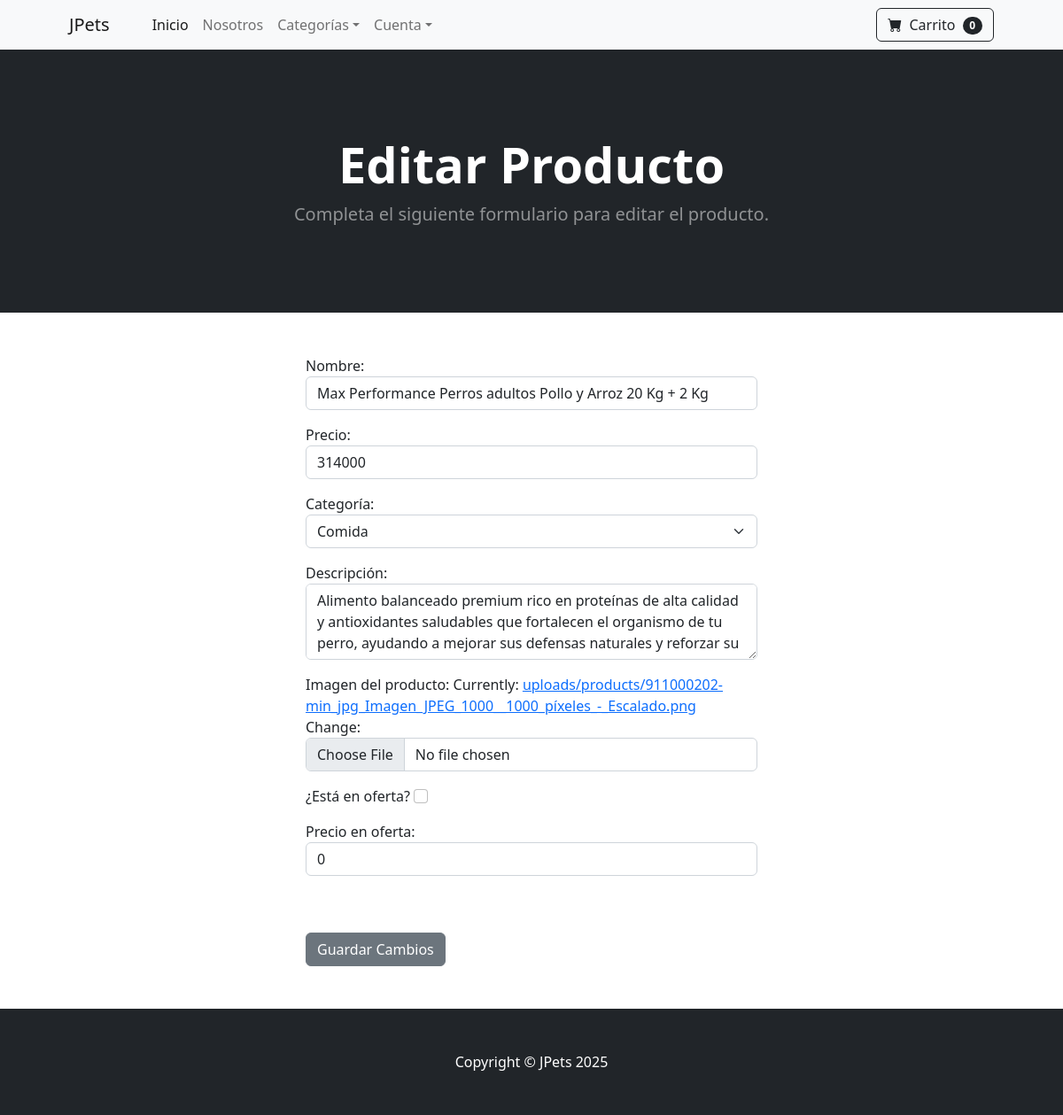
The app's page /edit_product/1/, older data.
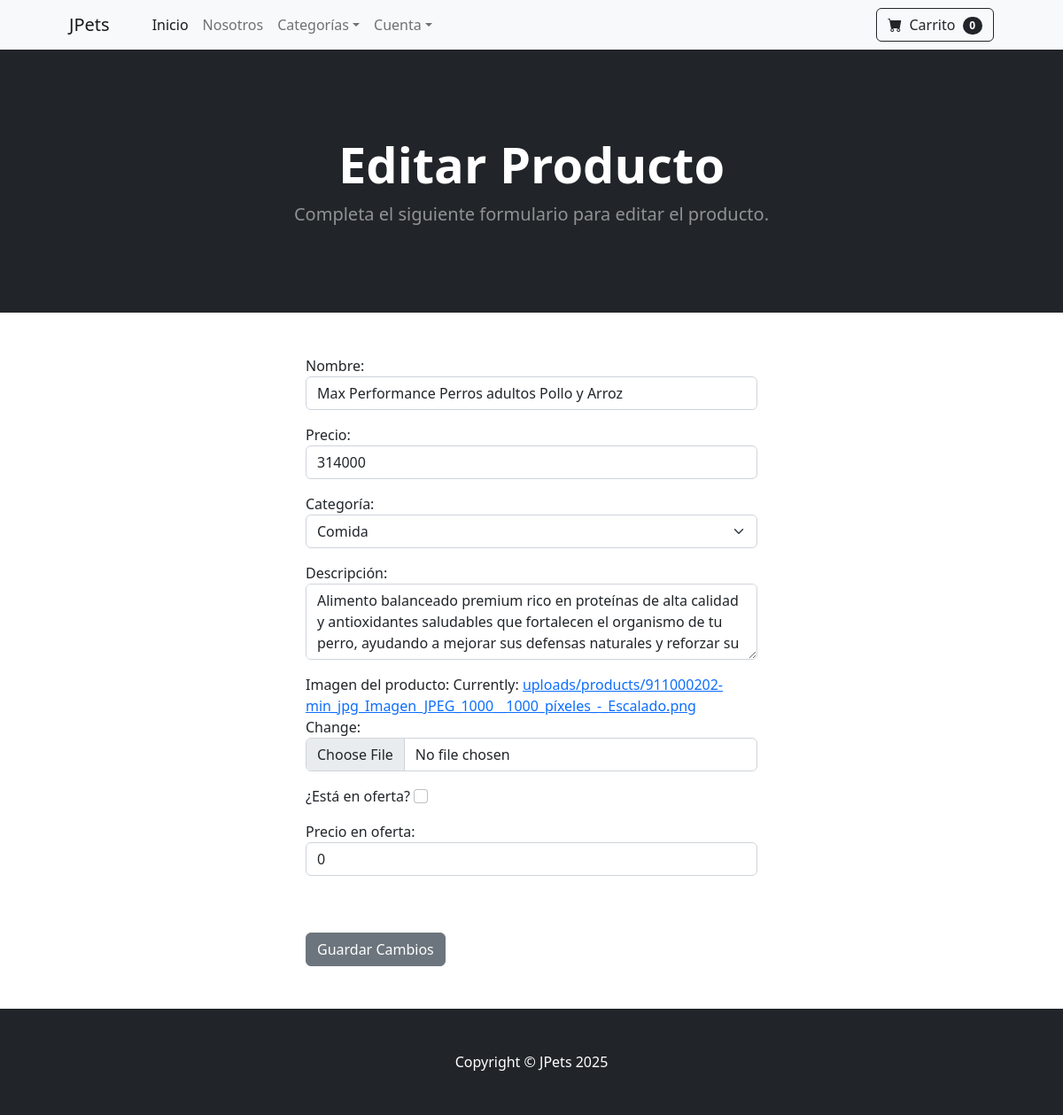
The same page, newer data.
### store/models.py (models this page shows, shortened)
class Product(models.Model):
    name = models.CharField(max_length=100)
    price = models.IntegerField(default=0)
    category = models.ForeignKey(Category, on_delete=models.CASCADE, default=1)
    description = models.CharField(max_length=350, default='', blank=True, null=True)
    image = models.ImageField(upload_to='uploads/products/')
    is_sale = models.BooleanField(default=False)
    sale_price = models.IntegerField(default=0)

class Category(models.Model):
    name = models.CharField(max_length=50)
    def __str__(self):
        return self.name
    class Meta:
        verbose_name_plural = "Categories"

### store/views.py (the view)
# urls.py: path('edit_product/<int:pk>/', views.edit_product, name='edit_product'),
def edit_product(request, pk):
    product = Product.objects.get(id=pk)
    form = ProductForm(request.POST or None, request.FILES or None, instance=product)
    if form.is_valid():
        form.save()
        messages.success(request, "Producto actualizado correctamente.")
        return redirect('edit_products')
    return render(request, 'edit_product.html', {'form': form, 'product': product})

### cart/cart.py (called while the page is built)
    def __len__(self):
        return len(self.cart)

### cart/context_processors.py (called while the page is built)
def cart(request):
    return {'cart': Cart(request)}

### store/context_processors.py (called while the page is built)
def categories_context(request):
    categories = Category.objects.all()
    return {'categories': categories}

### store/templates/edit_product.html (shortened to what this page needs)
{% extends 'base.html' %}
{% block content%}
<header class="bg-dark py-5">
    <div class="container px-4 px-lg-5 my-5">
        <div class="text-center text-white">
            <h1 class="display-4 fw-bolder">Editar Producto</h1>
            <p class="lead fw-normal text-white-50 mb-0">Completa el siguiente formulario para editar el producto.</p>
        </div>
    </div>
</header>
<div class="container px-4 px-lg-5 my-5">
    <div class="row justify-content-center">
        <div class="col-md-6">
            <form method="POST" action="{% url 'edit_product' product.id %}" enctype="multipart/form-data">
                {{ form.as_p }}
                <br/><br/>
                <button type="submit" class="btn btn-secondary">Guardar Cambios</button>
            </form>
        </div>
    </div>
</div>
{% endblock %}

Row changes from the older to the newer data that the page shows:
changed Product "Comida": name "Max Performance Perros adultos Pollo y Arroz 20 Kg + 2 Kg" → "Max Performance Perros adultos Pollo y Arroz"
